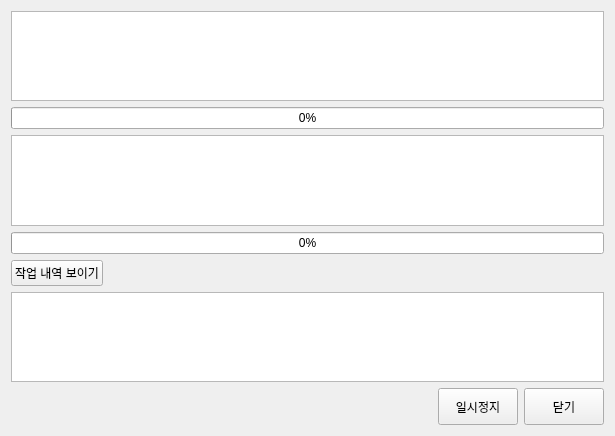
<?xml version="1.0" encoding="UTF-8"?>
<ui version="4.0">
 <class>DecompressProgressWidget</class>
 <widget class="QWidget" name="DecompressProgressWidget">
  <property name="windowModality">
   <enum>Qt::ApplicationModal</enum>
  </property>
  <property name="geometry">
   <rect>
    <x>0</x>
    <y>0</y>
    <width>615</width>
    <height>436</height>
   </rect>
  </property>
  <property name="sizePolicy">
   <sizepolicy hsizetype="Preferred" vsizetype="Preferred">
    <horstretch>0</horstretch>
    <verstretch>0</verstretch>
   </sizepolicy>
  </property>
  <property name="windowTitle">
   <string notr="true">arkzip</string>
  </property>
  <layout class="QVBoxLayout" name="verticalLayout">
   <item>
    <widget class="QWrapLabel" name="archaiveFileName">
     <property name="sizePolicy">
      <sizepolicy hsizetype="Expanding" vsizetype="Preferred">
       <horstretch>0</horstretch>
       <verstretch>0</verstretch>
      </sizepolicy>
     </property>
    </widget>
   </item>
   <item>
    <widget class="QProgressBar" name="totalProgress">
     <property name="sizePolicy">
      <sizepolicy hsizetype="Preferred" vsizetype="Fixed">
       <horstretch>0</horstretch>
       <verstretch>0</verstretch>
      </sizepolicy>
     </property>
     <property name="maximum">
      <number>1000</number>
     </property>
     <property name="value">
      <number>0</number>
     </property>
    </widget>
   </item>
   <item>
    <widget class="QWrapLabel" name="extractFileName">
     <property name="sizePolicy">
      <sizepolicy hsizetype="Expanding" vsizetype="Preferred">
       <horstretch>0</horstretch>
       <verstretch>0</verstretch>
      </sizepolicy>
     </property>
    </widget>
   </item>
   <item>
    <widget class="QProgressBar" name="partProgress">
     <property name="sizePolicy">
      <sizepolicy hsizetype="Preferred" vsizetype="Fixed">
       <horstretch>0</horstretch>
       <verstretch>0</verstretch>
      </sizepolicy>
     </property>
     <property name="maximum">
      <number>1000</number>
     </property>
     <property name="value">
      <number>0</number>
     </property>
    </widget>
   </item>
   <item>
    <layout class="QHBoxLayout" name="horizontalLayout_2">
     <item>
      <widget class="QPushButton" name="toggleShowErrorInfo">
       <property name="text">
        <string>작업 내역 보이기</string>
       </property>
       <property name="icon">
        <iconset theme="go-up">
         <normaloff/>
        </iconset>
       </property>
      </widget>
     </item>
     <item>
      <spacer name="horizontalSpacer_2">
       <property name="orientation">
        <enum>Qt::Horizontal</enum>
       </property>
       <property name="sizeHint" stdset="0">
        <size>
         <width>40</width>
         <height>20</height>
        </size>
       </property>
      </spacer>
     </item>
    </layout>
   </item>
   <item>
    <widget class="QTextBrowser" name="infoBrowser">
     <property name="sizePolicy">
      <sizepolicy hsizetype="Preferred" vsizetype="Expanding">
       <horstretch>0</horstretch>
       <verstretch>0</verstretch>
      </sizepolicy>
     </property>
     <property name="horizontalScrollBarPolicy">
      <enum>Qt::ScrollBarAlwaysOff</enum>
     </property>
     <property name="openExternalLinks">
      <bool>true</bool>
     </property>
     <property name="openLinks">
      <bool>false</bool>
     </property>
    </widget>
   </item>
   <item>
    <spacer name="verticalSpacer">
     <property name="orientation">
      <enum>Qt::Vertical</enum>
     </property>
     <property name="sizeType">
      <enum>QSizePolicy::Expanding</enum>
     </property>
     <property name="sizeHint" stdset="0">
      <size>
       <width>20</width>
       <height>40</height>
      </size>
     </property>
    </spacer>
   </item>
   <item>
    <layout class="QHBoxLayout" name="horizontalLayout">
     <item>
      <spacer name="horizontalSpacer">
       <property name="orientation">
        <enum>Qt::Horizontal</enum>
       </property>
       <property name="sizeHint" stdset="0">
        <size>
         <width>40</width>
         <height>20</height>
        </size>
       </property>
      </spacer>
     </item>
     <item>
      <widget class="QPushButton" name="pauseBtn">
       <property name="sizePolicy">
        <sizepolicy hsizetype="Minimum" vsizetype="Fixed">
         <horstretch>0</horstretch>
         <verstretch>0</verstretch>
        </sizepolicy>
       </property>
       <property name="minimumSize">
        <size>
         <width>0</width>
         <height>37</height>
        </size>
       </property>
       <property name="text">
        <string>일시정지</string>
       </property>
       <property name="icon">
        <iconset theme="media-playback-pause">
         <normaloff/>
        </iconset>
       </property>
      </widget>
     </item>
     <item>
      <widget class="QPushButton" name="closeBtn">
       <property name="sizePolicy">
        <sizepolicy hsizetype="Minimum" vsizetype="Fixed">
         <horstretch>0</horstretch>
         <verstretch>0</verstretch>
        </sizepolicy>
       </property>
       <property name="minimumSize">
        <size>
         <width>0</width>
         <height>37</height>
        </size>
       </property>
       <property name="text">
        <string>닫기</string>
       </property>
       <property name="icon">
        <iconset theme="window-close">
         <normaloff/>
        </iconset>
       </property>
      </widget>
     </item>
    </layout>
   </item>
  </layout>
 </widget>
 <layoutdefault spacing="6" margin="11"/>
 <customwidgets>
  <customwidget>
   <class>QWrapLabel</class>
   <extends>QTextEdit</extends>
   <header>qwraplabel.hpp</header>
  </customwidget>
 </customwidgets>
 <resources/>
 <connections>
  <connection>
   <sender>closeBtn</sender>
   <signal>clicked()</signal>
   <receiver>DecompressProgressWidget</receiver>
   <slot>close()</slot>
   <hints>
    <hint type="sourcelabel">
     <x>599</x>
     <y>318</y>
    </hint>
    <hint type="destinationlabel">
     <x>609</x>
     <y>226</y>
    </hint>
   </hints>
  </connection>
 </connections>
</ui>
